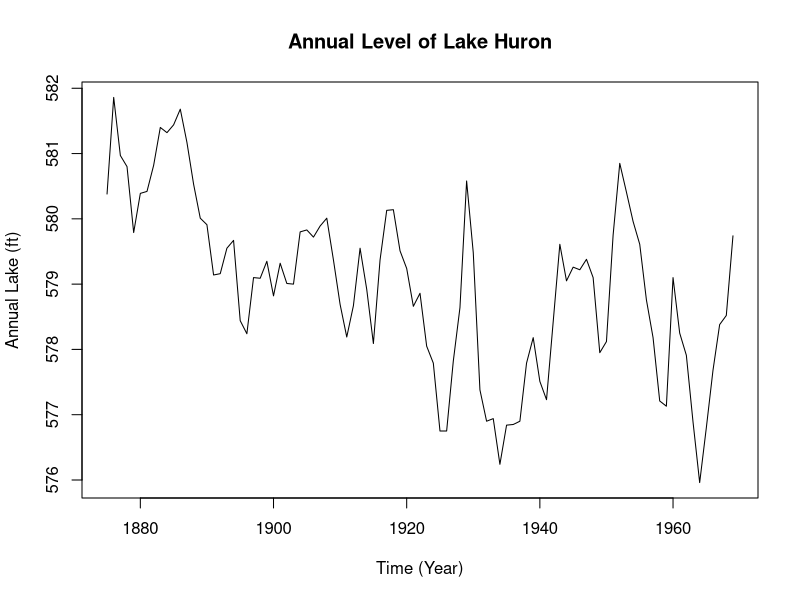
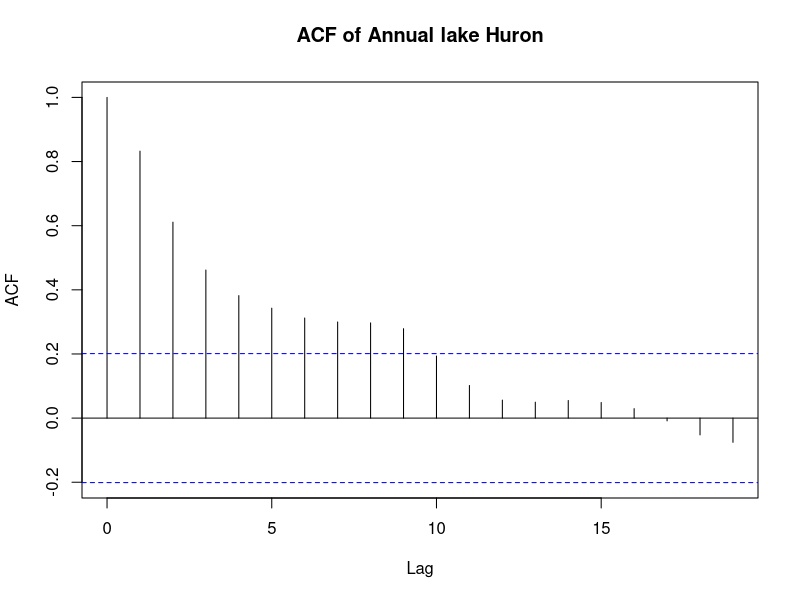
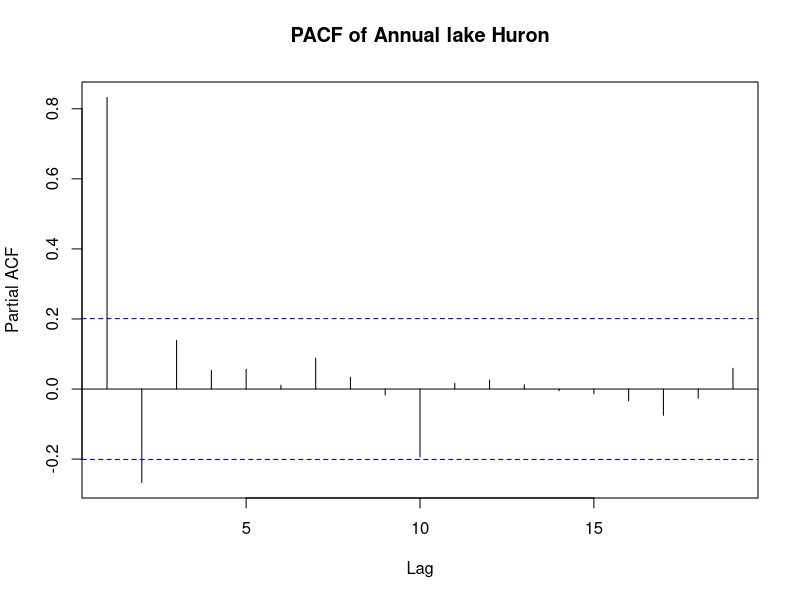

Write R code to recreate these figures, in order.
## ---- chunk 1
knitr::opts_chunk$set(echo = TRUE)
#if you do not have the package, type install.packages("name_of_the_package")
library(knitr)
library(tseries)
library(forecast)
## ---- chunk 2
# this is where your R code goes
data(LakeHuron)

data.ts.train <- window(LakeHuron,
                     start = c(1875),
                     end = c(1969))

data.ts.test <- window(LakeHuron,
                    start = c(1970),
                    end = c(1972))

plot(data.ts.train,
     main = "Annual Level of Lake Huron",
     xlab = "Time (Year)", ylab = "Annual Lake (ft)")

acf(data.ts.train, main = "ACF of Annual lake Huron")

pacf(data.ts.train, main = "PACF of Annual lake Huron")
## ---- chunk 3
# this is where your R code goes
model <- arima(data.ts.train, order = c(2, 0, 0))
model
## ---- chunk 4
# this is where your R code goes

## ---- chunk 5
# this is where your R code goes
## ---- chunk 6
# this is where your R code goes
